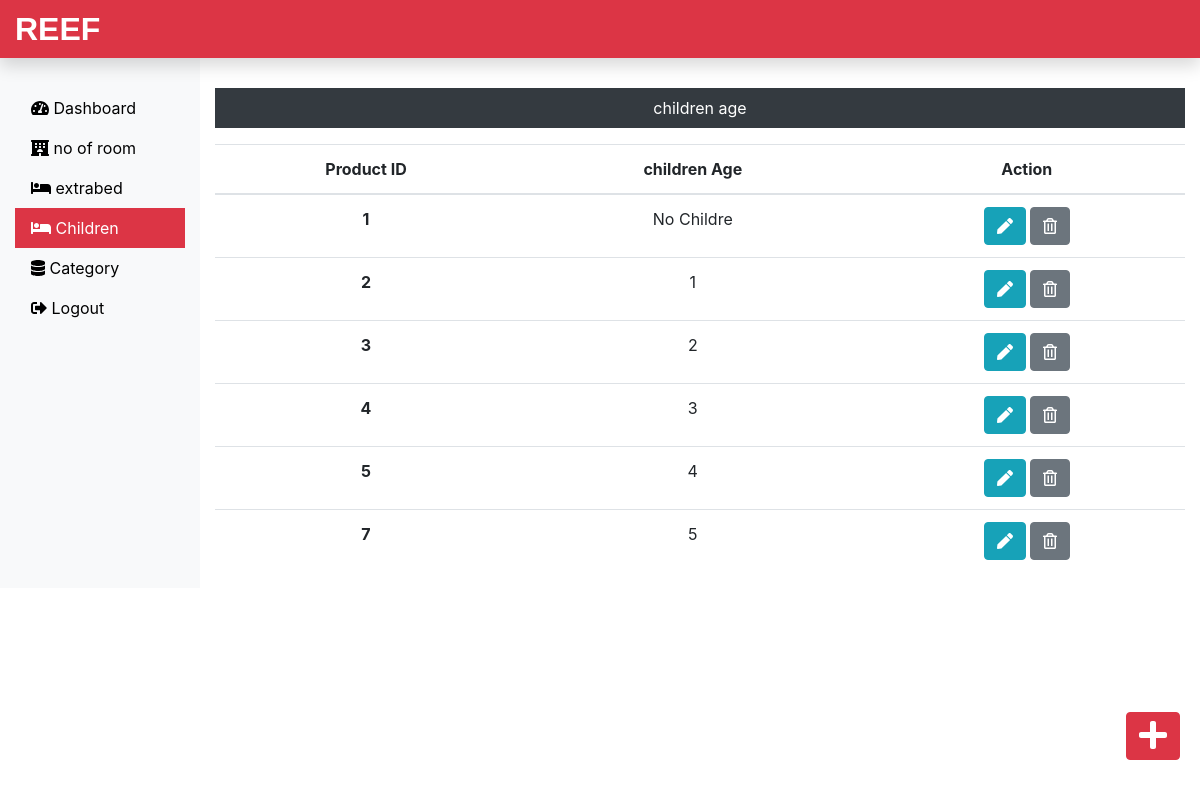
Screenshot of /admin/children.php (signed in) with the database file from the repository.
### tables this page shows
CREATE TABLE `children` (
  `children_id` int(10) NOT NULL,
  `children` varchar(10) NOT NULL
);

### admin/children.php (the view, shortened to what this page needs)
<?php
include('includes/header.php');
include('db/db.php');
$select = "select * from children ";
$result = mysqli_query($con, $select);
if (mysqli_num_rows($result)>0) {
?>
<div class="col-sm-9 col-md-10 mt-5 text-center">
  <p class=" bg-dark text-white p-2">children age</p>
<table class="table">
    <thead>
      <tr>
        <th scope="col">Product ID</th>
        <th scope="col">children Age</th>
        <th scope="col">Action</th>
      </tr>
    </thead>
    <tbody>
       <?php
          while($row = mysqli_fetch_assoc($result))
          {
          ?>
      <tr>
        <th scope="row"><?php echo $row['children_id'];?></th>
        <td><?php echo $row['children'];?></td>
            <td>
          <a href="editchildren.php?id=<?php echo $row['children_id']; ?>" class="d-inline"> <button type="submit" class="btn btn-info"><i class="fas fa-pen"></i></button></a>
          <a href="deletechildren.php?id=<?php echo $row['children_id']; ?>" class="d-inline"><button type="submit" class="btn btn-secondary"><i class="far fa-trash-alt"></i></button></a>
        </td>
      </tr>
    <?php }}?>
</tbody>
  </table>
</div>
</div>
<a class="btn btn-danger box" href="addchildren.php"><i class="fas fa-plus fa-2x"></i></a>
</div>
<?php
include('includes/footer.php');
?>

### admin/css/custom.css (style rules this page uses)
a { color: black; }
.box { position: fixed; bottom: 10px; right: 20px; margin-bottom: 30px; }

### rows the page displays
children: children_id "1", children "No Childre"
children: children_id "2", children "1"
children: children_id "3", children "2"
children: children_id "4", children "3"
children: children_id "5", children "4"
children: children_id "7", children "5"
